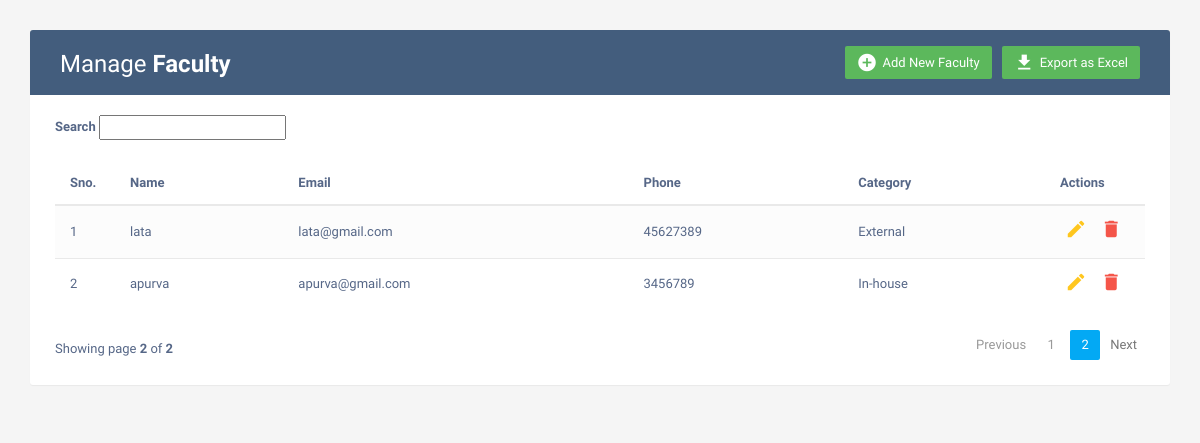
Screenshot of /faculty?page=2 with the database file from the repository.
### home/models.py (models this page shows, shortened)
class Faculty_model(models.Model):
    id = models.AutoField(primary_key=True)
    name = models.CharField(max_length=100)
    email = models.EmailField(unique=True)
    phone = models.CharField(max_length=15)
    category = models.CharField(max_length=20, choices=(('In-house', 'In-house'), ('External', 'External')))

### home/views.py (the view)
# urls.py: path('faculty',views.faculty_view,name="faculty"),
def faculty_view(request):
    faculty_obj=Faculty_model.objects.all()
    paginator=Paginator(faculty_obj,5)
    page_number=request.GET.get('page')
    page_obj=Paginator.get_page(paginator,page_number)
    context={
        'faculty_obj':faculty_obj,   #dictionary
        'page_obj':page_obj,
    }
    return render(request,'manage_faculty.html',context)

### templates/manage_faculty.html (shortened to what this page needs)
<!DOCTYPE html>
<html lang="en">
<head>
<link rel="stylesheet" href="https://maxcdn.bootstrapcdn.com/font-awesome/4.7.0/css/font-awesome.min.css">
<link rel="stylesheet" href="https://maxcdn.bootstrapcdn.com/bootstrap/3.3.7/css/bootstrap.min.css">
  <body>
    <div class="container">
        <div class="table-wrapper">
            <div class="table-title">
                <div class="row">
                    <div class="col-sm-6">
						<h2>Manage <b>Faculty</b></h2>
					</div>
					<div class="col-sm-6">
						<a href="{% url 'export_excel_faculty' %}" class="btn btn-success" data-toggle="modal"><i class="material-icons">&#xE2C4;</i> <span>Export as Excel</span></a>
						<a href="#addEmployeeModal" class="btn btn-success" data-toggle="modal"><i class="material-icons">&#xE147;</i> <span>Add New Faculty</span></a>
					</div>
                </div>
            </div>
			<div class="search_area">
				<div>
					<label for="searchfield">Search</label>
					<input type="text" id="searchfield">
				</div>
			</div>
            <table class="table table-striped table-hover table-complete">
                <div class="table-head">
					<thead>
						<tr>
						<th>Sno.</th>
                        <th>Name</th>
                        <th>Email</th>
                        <th>Phone</th>
                        <th>Category</th>
						<th>Actions</th>
						</tr>
					</thead>
				</div>
                <tbody class="faculty-table-body">
                    {%for i in page_obj%}
                    <tr>
						<td>{{forloop.counter}}</td>
                        <td>{{ i.name }}</td>
                        <td>{{ i.email }}</td>
                        <td>{{ i.phone }}</td>
                        <td>{{ i.category }}</td>
                        <td>
                            <a href="#editEmployeeModal-{{i.id}}" class="edit" data-toggle="modal"><i class="material-icons" data-toggle="tooltip" title="Edit">&#xE254;</i></a>
                            <a href="#deleteEmployeeModal-{{i.id}}" class="delete" data-toggle="modal"><i class="material-icons" data-toggle="tooltip" title="Delete">&#xE872;</i></a>
                        </td>
                    </tr>
					{% endfor %}
                </tbody>
            </table>
			<div class="clearfix pagination-container">
                <div class="hint-text">Showing page <b>{{page_obj.number}}</b> of <b>{{page_obj.paginator.num_pages}}</b></div>
				<ul class="pagination">
					{% if page_obj.has_previous %}
					<li class="page-item">
						<a href="?page={{ page_obj.previous_page_number }}" class="page-link">Previous</a>
					</li>
					{% else %}
					<li class="page-item disabled">
						<a href="#" class="page-link">Previous</a>
					</li>
					{% endif %}
					{% for page_num in page_obj.paginator.page_range %}
					{% if page_num == page_obj.number %}
					<li class="page-item active">
						<a href="#" class="page-link">{{ page_num }}</a>
					</li>
					{% else %}
					<li class="page-item">
						<a href="?page={{ page_num }}" class="page-link">{{ page_num }}</a>
					</li>
					{% endif %}
					{% endfor %}
					{% if page_obj.has_next %}
					<li class="page-item">
						<a href="?page={{ page_obj.next_page_number }}" class="page-link">Next</a>
					</li>
					{% else %}
					<li class="page-item disabled">
						<a href="#" class="page-link">Next</a>
					</li>
					{% endif %}
				</ul>
            </div>
        </div>
    </div>
</body>
</html>

### templates/manage_faculty.html (style rules this page uses)
body { color: #566787; background: #f5f5f5; font-family: 'Varela Round', sans-serif; font-size: 13px; }
.table-wrapper { background: #fff; padding: 20px 25px; margin: 30px 0; border-radius: 3px; box-shadow: 0 1px 1px rgba(0,0,0,.05); }
.table-title { padding-bottom: 15px; background: #435d7d; color: #fff; padding: 16px 30px; margin: -20px -25px 10px; border-radius: 3px 3px 0 0; }
.table-title h2 { margin: 5px 0 0; font-size: 24px; }
.table-title .btn { color: #fff; float: right; font-size: 13px; border: none; min-width: 50px; border-radius: 2px; border: none; outline: none !important; margin-left: 10px; }
.table-title .btn i { float: left; font-size: 21px; margin-right: 5px; }
.table-title .btn span { float: left; margin-top: 2px; }
table.table tr th, table.table tr td { border-color: #e9e9e9; padding: 12px 15px; vertical-align: middle; }
table.table tr th:first-child { width: 60px; }
table.table tr th:last-child { width: 100px; }
table.table-striped tbody tr:nth-of-type(odd) { background-color: #fcfcfc; }
table.table td:last-child i { opacity: 0.9; font-size: 22px; margin: 0 5px; }
table.table td a { font-weight: bold; color: #566787; display: inline-block; text-decoration: none; outline: none !important; }
table.table td a.edit { color: #FFC107; }
table.table td a.delete { color: #F44336; }
table.table td i { font-size: 19px; }
.pagination { float: right; margin: 0 0 5px; }
.pagination li a { border: none; font-size: 13px; min-width: 30px; min-height: 30px; color: #999; margin: 0 2px; line-height: 30px; border-radius: 2px !important; text-align: center; padding: 0 6px; }
.pagination li.active a, .pagination li.active a.page-link { background: #03A9F4; }
.hint-text { float: left; margin-top: 10px; font-size: 13px; }
.search_area { margin: 20px 0; }

### rows the page displays
Faculty_model: name "lata", email "lata@gmail.com", phone "45627389", category "External"
Faculty_model: name "apurva", email "apurva@gmail.com", phone "3456789", category "In-house"

### other values shown
{{ page_obj.number }} "2"
{{ page_obj.paginator.num_pages }} "2"
{{ page_num }} "1"
{{ page_num }} "2"
